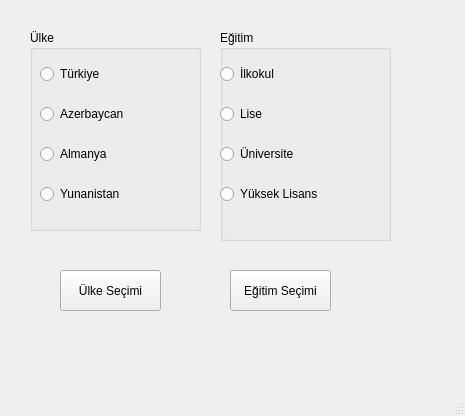
<?xml version="1.0" encoding="UTF-8"?>
<ui version="4.0">
 <class>MainWindow</class>
 <widget class="QMainWindow" name="MainWindow">
  <property name="geometry">
   <rect>
    <x>0</x>
    <y>0</y>
    <width>465</width>
    <height>416</height>
   </rect>
  </property>
  <property name="windowTitle">
   <string>MainWindow</string>
  </property>
  <widget class="QWidget" name="centralwidget">
   <widget class="QLabel" name="lblUlke">
    <property name="geometry">
     <rect>
      <x>40</x>
      <y>230</y>
      <width>151</width>
      <height>41</height>
     </rect>
    </property>
    <property name="text">
     <string/>
    </property>
   </widget>
   <widget class="QLabel" name="lblEgitim">
    <property name="geometry">
     <rect>
      <x>220</x>
      <y>230</y>
      <width>161</width>
      <height>41</height>
     </rect>
    </property>
    <property name="text">
     <string/>
    </property>
   </widget>
   <widget class="QPushButton" name="btnUlke">
    <property name="geometry">
     <rect>
      <x>60</x>
      <y>270</y>
      <width>101</width>
      <height>41</height>
     </rect>
    </property>
    <property name="text">
     <string>Ülke Seçimi</string>
    </property>
   </widget>
   <widget class="QPushButton" name="btnEgitim">
    <property name="geometry">
     <rect>
      <x>230</x>
      <y>270</y>
      <width>101</width>
      <height>41</height>
     </rect>
    </property>
    <property name="text">
     <string>Eğitim Seçimi</string>
    </property>
   </widget>
   <widget class="QGroupBox" name="groupBoxUlke">
    <property name="geometry">
     <rect>
      <x>30</x>
      <y>30</y>
      <width>171</width>
      <height>201</height>
     </rect>
    </property>
    <property name="title">
     <string>Ülke</string>
    </property>
    <widget class="QWidget" name="gridLayoutWidget">
     <property name="geometry">
      <rect>
       <x>10</x>
       <y>20</y>
       <width>151</width>
       <height>171</height>
      </rect>
     </property>
     <layout class="QGridLayout" name="gridLayoutUlke">
      <item row="0" column="0">
       <widget class="QRadioButton" name="radioTurkiye">
        <property name="text">
         <string>Türkiye</string>
        </property>
       </widget>
      </item>
      <item row="1" column="0">
       <widget class="QRadioButton" name="radioAzerbaycan">
        <property name="text">
         <string>Azerbaycan</string>
        </property>
       </widget>
      </item>
      <item row="2" column="0">
       <widget class="QRadioButton" name="radioAlmanya">
        <property name="text">
         <string>Almanya</string>
        </property>
       </widget>
      </item>
      <item row="3" column="0">
       <widget class="QRadioButton" name="radioYunanistan">
        <property name="text">
         <string>Yunanistan</string>
        </property>
       </widget>
      </item>
     </layout>
    </widget>
   </widget>
   <widget class="QGroupBox" name="groupBoxEgitim">
    <property name="geometry">
     <rect>
      <x>220</x>
      <y>30</y>
      <width>171</width>
      <height>211</height>
     </rect>
    </property>
    <property name="title">
     <string>Eğitim</string>
    </property>
    <widget class="QWidget" name="gridLayoutWidget_2">
     <property name="geometry">
      <rect>
       <x>0</x>
       <y>20</y>
       <width>151</width>
       <height>171</height>
      </rect>
     </property>
     <layout class="QGridLayout" name="gridLayoutEgitim">
      <item row="2" column="0">
       <widget class="QRadioButton" name="radioUniversite">
        <property name="text">
         <string>Üniversite</string>
        </property>
       </widget>
      </item>
      <item row="1" column="0">
       <widget class="QRadioButton" name="radioLise">
        <property name="text">
         <string>Lise</string>
        </property>
       </widget>
      </item>
      <item row="0" column="0">
       <widget class="QRadioButton" name="radiIlkokul">
        <property name="text">
         <string>İlkokul</string>
        </property>
       </widget>
      </item>
      <item row="3" column="0">
       <widget class="QRadioButton" name="radioYuksekLisans">
        <property name="text">
         <string>Yüksek Lisans</string>
        </property>
       </widget>
      </item>
     </layout>
    </widget>
   </widget>
  </widget>
  <widget class="QMenuBar" name="menubar">
   <property name="geometry">
    <rect>
     <x>0</x>
     <y>0</y>
     <width>465</width>
     <height>21</height>
    </rect>
   </property>
  </widget>
  <widget class="QStatusBar" name="statusbar"/>
 </widget>
 <resources/>
 <connections/>
</ui>
